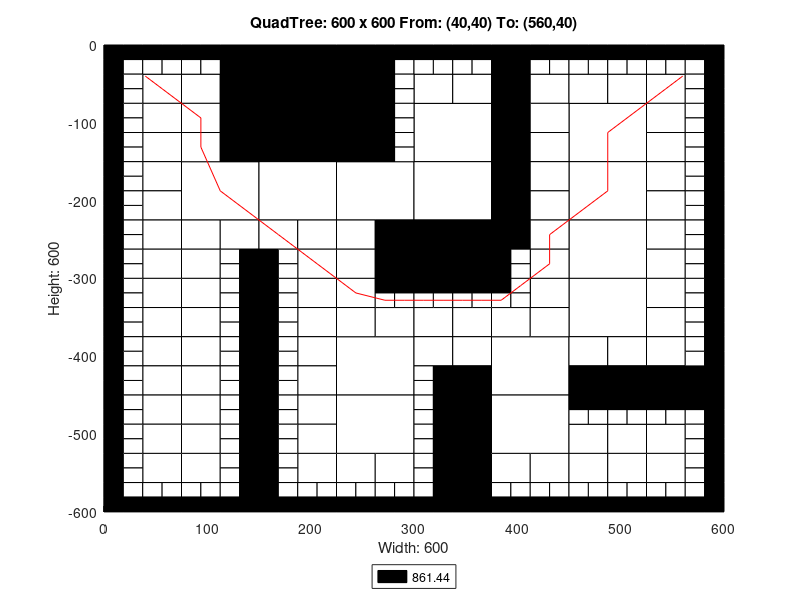

Reproduce this figure in MATLAB.
axis([0 600 -600 0]);
title('QuadTree: 600 x 600 From: (40,40) To: (560,40)');
xlabel('Width: 600');
ylabel('Height: 600');
rectangle('Position',[150 -75 75 75], 'FaceColor',[0 0 0]);
rectangle('Position',[150 -150 75 75], 'FaceColor',[0 0 0]);
rectangle('Position',[75 -225 75 75], 'FaceColor',[1 1 1]);
rectangle('Position',[150 -225 75 75], 'FaceColor',[1 1 1]);
rectangle('Position',[225 -225 75 75], 'FaceColor',[1 1 1]);
rectangle('Position',[300 -150 75 75], 'FaceColor',[1 1 1]);
rectangle('Position',[450 -150 75 75], 'FaceColor',[1 1 1]);
rectangle('Position',[300 -225 75 75], 'FaceColor',[1 1 1]);
rectangle('Position',[300 -300 75 75], 'FaceColor',[0 0 0]);
rectangle('Position',[450 -225 75 75], 'FaceColor',[1 1 1]);
rectangle('Position',[450 -300 75 75], 'FaceColor',[1 1 1]);
rectangle('Position',[225 -450 75 75], 'FaceColor',[1 1 1]);
rectangle('Position',[225 -525 75 75], 'FaceColor',[1 1 1]);
rectangle('Position',[375 -450 75 75], 'FaceColor',[1 1 1]);
rectangle('Position',[450 -375 75 75], 'FaceColor',[1 1 1]);
rectangle('Position',[375 -525 75 75], 'FaceColor',[1 1 1]);
rectangle('Position',[37.5 -75 37.5 37.5], 'FaceColor',[1 1 1]);
rectangle('Position',[112.5 -37.5 37.5 37.5], 'FaceColor',[0 0 0]);
rectangle('Position',[75 -75 37.5 37.5], 'FaceColor',[1 1 1]);
rectangle('Position',[112.5 -75 37.5 37.5], 'FaceColor',[0 0 0]);
rectangle('Position',[37.5 -112.5 37.5 37.5], 'FaceColor',[1 1 1]);
rectangle('Position',[37.5 -150 37.5 37.5], 'FaceColor',[1 1 1]);
rectangle('Position',[75 -112.5 37.5 37.5], 'FaceColor',[1 1 1]);
rectangle('Position',[112.5 -112.5 37.5 37.5], 'FaceColor',[0 0 0]);
rectangle('Position',[75 -150 37.5 37.5], 'FaceColor',[1 1 1]);
rectangle('Position',[112.5 -150 37.5 37.5], 'FaceColor',[0 0 0]);
rectangle('Position',[225 -37.5 37.5 37.5], 'FaceColor',[0 0 0]);
rectangle('Position',[225 -75 37.5 37.5], 'FaceColor',[0 0 0]);
rectangle('Position',[225 -112.5 37.5 37.5], 'FaceColor',[0 0 0]);
rectangle('Position',[225 -150 37.5 37.5], 'FaceColor',[0 0 0]);
rectangle('Position',[37.5 -187.5 37.5 37.5], 'FaceColor',[1 1 1]);
rectangle('Position',[37.5 -225 37.5 37.5], 'FaceColor',[1 1 1]);
rectangle('Position',[37.5 -262.5 37.5 37.5], 'FaceColor',[1 1 1]);
rectangle('Position',[37.5 -300 37.5 37.5], 'FaceColor',[1 1 1]);
rectangle('Position',[75 -262.5 37.5 37.5], 'FaceColor',[1 1 1]);
rectangle('Position',[112.5 -262.5 37.5 37.5], 'FaceColor',[1 1 1]);
rectangle('Position',[75 -300 37.5 37.5], 'FaceColor',[1 1 1]);
rectangle('Position',[150 -262.5 37.5 37.5], 'FaceColor',[1 1 1]);
rectangle('Position',[187.5 -262.5 37.5 37.5], 'FaceColor',[1 1 1]);
rectangle('Position',[187.5 -300 37.5 37.5], 'FaceColor',[1 1 1]);
rectangle('Position',[225 -262.5 37.5 37.5], 'FaceColor',[1 1 1]);
rectangle('Position',[262.5 -262.5 37.5 37.5], 'FaceColor',[0 0 0]);
rectangle('Position',[225 -300 37.5 37.5], 'FaceColor',[1 1 1]);
rectangle('Position',[262.5 -300 37.5 37.5], 'FaceColor',[0 0 0]);
rectangle('Position',[300 -75 37.5 37.5], 'FaceColor',[1 1 1]);
rectangle('Position',[337.5 -75 37.5 37.5], 'FaceColor',[1 1 1]);
rectangle('Position',[375 -37.5 37.5 37.5], 'FaceColor',[0 0 0]);
rectangle('Position',[375 -75 37.5 37.5], 'FaceColor',[0 0 0]);
rectangle('Position',[412.5 -75 37.5 37.5], 'FaceColor',[1 1 1]);
rectangle('Position',[375 -112.5 37.5 37.5], 'FaceColor',[0 0 0]);
rectangle('Position',[412.5 -112.5 37.5 37.5], 'FaceColor',[1 1 1]);
rectangle('Position',[375 -150 37.5 37.5], 'FaceColor',[0 0 0]);
rectangle('Position',[412.5 -150 37.5 37.5], 'FaceColor',[1 1 1]);
rectangle('Position',[450 -75 37.5 37.5], 'FaceColor',[1 1 1]);
rectangle('Position',[487.5 -75 37.5 37.5], 'FaceColor',[1 1 1]);
rectangle('Position',[525 -75 37.5 37.5], 'FaceColor',[1 1 1]);
rectangle('Position',[525 -112.5 37.5 37.5], 'FaceColor',[1 1 1]);
rectangle('Position',[525 -150 37.5 37.5], 'FaceColor',[1 1 1]);
rectangle('Position',[375 -187.5 37.5 37.5], 'FaceColor',[0 0 0]);
rectangle('Position',[412.5 -187.5 37.5 37.5], 'FaceColor',[1 1 1]);
rectangle('Position',[375 -225 37.5 37.5], 'FaceColor',[0 0 0]);
rectangle('Position',[412.5 -225 37.5 37.5], 'FaceColor',[1 1 1]);
rectangle('Position',[375 -262.5 37.5 37.5], 'FaceColor',[0 0 0]);
rectangle('Position',[412.5 -262.5 37.5 37.5], 'FaceColor',[1 1 1]);
rectangle('Position',[412.5 -300 37.5 37.5], 'FaceColor',[1 1 1]);
rectangle('Position',[525 -187.5 37.5 37.5], 'FaceColor',[1 1 1]);
rectangle('Position',[525 -225 37.5 37.5], 'FaceColor',[1 1 1]);
rectangle('Position',[525 -262.5 37.5 37.5], 'FaceColor',[1 1 1]);
rectangle('Position',[525 -300 37.5 37.5], 'FaceColor',[1 1 1]);
rectangle('Position',[37.5 -337.5 37.5 37.5], 'FaceColor',[1 1 1]);
rectangle('Position',[37.5 -375 37.5 37.5], 'FaceColor',[1 1 1]);
rectangle('Position',[75 -337.5 37.5 37.5], 'FaceColor',[1 1 1]);
rectangle('Position',[75 -375 37.5 37.5], 'FaceColor',[1 1 1]);
rectangle('Position',[37.5 -412.5 37.5 37.5], 'FaceColor',[1 1 1]);
rectangle('Position',[37.5 -450 37.5 37.5], 'FaceColor',[1 1 1]);
rectangle('Position',[75 -412.5 37.5 37.5], 'FaceColor',[1 1 1]);
rectangle('Position',[75 -450 37.5 37.5], 'FaceColor',[1 1 1]);
rectangle('Position',[187.5 -337.5 37.5 37.5], 'FaceColor',[1 1 1]);
rectangle('Position',[187.5 -375 37.5 37.5], 'FaceColor',[1 1 1]);
rectangle('Position',[225 -337.5 37.5 37.5], 'FaceColor',[1 1 1]);
rectangle('Position',[225 -375 37.5 37.5], 'FaceColor',[1 1 1]);
rectangle('Position',[262.5 -375 37.5 37.5], 'FaceColor',[1 1 1]);
rectangle('Position',[187.5 -412.5 37.5 37.5], 'FaceColor',[1 1 1]);
rectangle('Position',[187.5 -450 37.5 37.5], 'FaceColor',[1 1 1]);
rectangle('Position',[37.5 -487.5 37.5 37.5], 'FaceColor',[1 1 1]);
rectangle('Position',[37.5 -525 37.5 37.5], 'FaceColor',[1 1 1]);
rectangle('Position',[75 -487.5 37.5 37.5], 'FaceColor',[1 1 1]);
rectangle('Position',[75 -525 37.5 37.5], 'FaceColor',[1 1 1]);
rectangle('Position',[37.5 -562.5 37.5 37.5], 'FaceColor',[1 1 1]);
rectangle('Position',[75 -562.5 37.5 37.5], 'FaceColor',[1 1 1]);
rectangle('Position',[187.5 -487.5 37.5 37.5], 'FaceColor',[1 1 1]);
rectangle('Position',[187.5 -525 37.5 37.5], 'FaceColor',[1 1 1]);
rectangle('Position',[187.5 -562.5 37.5 37.5], 'FaceColor',[1 1 1]);
rectangle('Position',[225 -562.5 37.5 37.5], 'FaceColor',[1 1 1]);
rectangle('Position',[262.5 -562.5 37.5 37.5], 'FaceColor',[1 1 1]);
rectangle('Position',[300 -375 37.5 37.5], 'FaceColor',[1 1 1]);
rectangle('Position',[337.5 -375 37.5 37.5], 'FaceColor',[1 1 1]);
rectangle('Position',[412.5 -337.5 37.5 37.5], 'FaceColor',[1 1 1]);
rectangle('Position',[375 -375 37.5 37.5], 'FaceColor',[1 1 1]);
rectangle('Position',[412.5 -375 37.5 37.5], 'FaceColor',[1 1 1]);
rectangle('Position',[300 -412.5 37.5 37.5], 'FaceColor',[1 1 1]);
rectangle('Position',[337.5 -412.5 37.5 37.5], 'FaceColor',[1 1 1]);
rectangle('Position',[337.5 -450 37.5 37.5], 'FaceColor',[0 0 0]);
rectangle('Position',[525 -337.5 37.5 37.5], 'FaceColor',[1 1 1]);
rectangle('Position',[525 -375 37.5 37.5], 'FaceColor',[1 1 1]);
rectangle('Position',[450 -412.5 37.5 37.5], 'FaceColor',[1 1 1]);
rectangle('Position',[487.5 -412.5 37.5 37.5], 'FaceColor',[1 1 1]);
rectangle('Position',[450 -450 37.5 37.5], 'FaceColor',[0 0 0]);
rectangle('Position',[487.5 -450 37.5 37.5], 'FaceColor',[0 0 0]);
rectangle('Position',[525 -412.5 37.5 37.5], 'FaceColor',[1 1 1]);
rectangle('Position',[525 -450 37.5 37.5], 'FaceColor',[0 0 0]);
rectangle('Position',[562.5 -450 37.5 37.5], 'FaceColor',[0 0 0]);
rectangle('Position',[337.5 -487.5 37.5 37.5], 'FaceColor',[0 0 0]);
rectangle('Position',[337.5 -525 37.5 37.5], 'FaceColor',[0 0 0]);
rectangle('Position',[337.5 -562.5 37.5 37.5], 'FaceColor',[0 0 0]);
rectangle('Position',[337.5 -600 37.5 37.5], 'FaceColor',[0 0 0]);
rectangle('Position',[375 -562.5 37.5 37.5], 'FaceColor',[1 1 1]);
rectangle('Position',[412.5 -562.5 37.5 37.5], 'FaceColor',[1 1 1]);
rectangle('Position',[450 -525 37.5 37.5], 'FaceColor',[1 1 1]);
rectangle('Position',[487.5 -525 37.5 37.5], 'FaceColor',[1 1 1]);
rectangle('Position',[525 -525 37.5 37.5], 'FaceColor',[1 1 1]);
rectangle('Position',[450 -562.5 37.5 37.5], 'FaceColor',[1 1 1]);
rectangle('Position',[487.5 -562.5 37.5 37.5], 'FaceColor',[1 1 1]);
rectangle('Position',[525 -562.5 37.5 37.5], 'FaceColor',[1 1 1]);
rectangle('Position',[0 -18.75 18.75 18.75], 'FaceColor',[0 0 0]);
rectangle('Position',[18.75 -18.75 18.75 18.75], 'FaceColor',[0 0 0]);
rectangle('Position',[0 -37.5 18.75 18.75], 'FaceColor',[0 0 0]);
rectangle('Position',[18.75 -37.5 18.75 18.75], 'FaceColor',[1 1 1]);
rectangle('Position',[37.5 -18.75 18.75 18.75], 'FaceColor',[0 0 0]);
rectangle('Position',[56.25 -18.75 18.75 18.75], 'FaceColor',[0 0 0]);
rectangle('Position',[37.5 -37.5 18.75 18.75], 'FaceColor',[1 1 1]);
rectangle('Position',[56.25 -37.5 18.75 18.75], 'FaceColor',[1 1 1]);
rectangle('Position',[0 -56.25 18.75 18.75], 'FaceColor',[0 0 0]);
rectangle('Position',[18.75 -56.25 18.75 18.75], 'FaceColor',[1 1 1]);
rectangle('Position',[0 -75 18.75 18.75], 'FaceColor',[0 0 0]);
rectangle('Position',[18.75 -75 18.75 18.75], 'FaceColor',[1 1 1]);
rectangle('Position',[75 -18.75 18.75 18.75], 'FaceColor',[0 0 0]);
rectangle('Position',[93.75 -18.75 18.75 18.75], 'FaceColor',[0 0 0]);
rectangle('Position',[75 -37.5 18.75 18.75], 'FaceColor',[1 1 1]);
rectangle('Position',[93.75 -37.5 18.75 18.75], 'FaceColor',[1 1 1]);
rectangle('Position',[0 -93.75 18.75 18.75], 'FaceColor',[0 0 0]);
rectangle('Position',[18.75 -93.75 18.75 18.75], 'FaceColor',[1 1 1]);
rectangle('Position',[0 -112.5 18.75 18.75], 'FaceColor',[0 0 0]);
rectangle('Position',[18.75 -112.5 18.75 18.75], 'FaceColor',[1 1 1]);
rectangle('Position',[0 -131.25 18.75 18.75], 'FaceColor',[0 0 0]);
rectangle('Position',[18.75 -131.25 18.75 18.75], 'FaceColor',[1 1 1]);
rectangle('Position',[0 -150 18.75 18.75], 'FaceColor',[0 0 0]);
rectangle('Position',[18.75 -150 18.75 18.75], 'FaceColor',[1 1 1]);
rectangle('Position',[262.5 -18.75 18.75 18.75], 'FaceColor',[0 0 0]);
rectangle('Position',[281.25 -18.75 18.75 18.75], 'FaceColor',[0 0 0]);
rectangle('Position',[262.5 -37.5 18.75 18.75], 'FaceColor',[0 0 0]);
rectangle('Position',[281.25 -37.5 18.75 18.75], 'FaceColor',[1 1 1]);
rectangle('Position',[262.5 -56.25 18.75 18.75], 'FaceColor',[0 0 0]);
rectangle('Position',[281.25 -56.25 18.75 18.75], 'FaceColor',[1 1 1]);
rectangle('Position',[262.5 -75 18.75 18.75], 'FaceColor',[0 0 0]);
rectangle('Position',[281.25 -75 18.75 18.75], 'FaceColor',[1 1 1]);
rectangle('Position',[262.5 -93.75 18.75 18.75], 'FaceColor',[0 0 0]);
rectangle('Position',[281.25 -93.75 18.75 18.75], 'FaceColor',[1 1 1]);
rectangle('Position',[262.5 -112.5 18.75 18.75], 'FaceColor',[0 0 0]);
rectangle('Position',[281.25 -112.5 18.75 18.75], 'FaceColor',[1 1 1]);
rectangle('Position',[262.5 -131.25 18.75 18.75], 'FaceColor',[0 0 0]);
rectangle('Position',[281.25 -131.25 18.75 18.75], 'FaceColor',[1 1 1]);
rectangle('Position',[262.5 -150 18.75 18.75], 'FaceColor',[0 0 0]);
rectangle('Position',[281.25 -150 18.75 18.75], 'FaceColor',[1 1 1]);
rectangle('Position',[0 -168.75 18.75 18.75], 'FaceColor',[0 0 0]);
rectangle('Position',[18.75 -168.75 18.75 18.75], 'FaceColor',[1 1 1]);
rectangle('Position',[0 -187.5 18.75 18.75], 'FaceColor',[0 0 0]);
rectangle('Position',[18.75 -187.5 18.75 18.75], 'FaceColor',[1 1 1]);
rectangle('Position',[0 -206.25 18.75 18.75], 'FaceColor',[0 0 0]);
rectangle('Position',[18.75 -206.25 18.75 18.75], 'FaceColor',[1 1 1]);
rectangle('Position',[0 -225 18.75 18.75], 'FaceColor',[0 0 0]);
rectangle('Position',[18.75 -225 18.75 18.75], 'FaceColor',[1 1 1]);
rectangle('Position',[0 -243.75 18.75 18.75], 'FaceColor',[0 0 0]);
rectangle('Position',[18.75 -243.75 18.75 18.75], 'FaceColor',[1 1 1]);
rectangle('Position',[0 -262.5 18.75 18.75], 'FaceColor',[0 0 0]);
rectangle('Position',[18.75 -262.5 18.75 18.75], 'FaceColor',[1 1 1]);
rectangle('Position',[0 -281.25 18.75 18.75], 'FaceColor',[0 0 0]);
rectangle('Position',[18.75 -281.25 18.75 18.75], 'FaceColor',[1 1 1]);
rectangle('Position',[0 -300 18.75 18.75], 'FaceColor',[0 0 0]);
rectangle('Position',[18.75 -300 18.75 18.75], 'FaceColor',[1 1 1]);
rectangle('Position',[112.5 -281.25 18.75 18.75], 'FaceColor',[1 1 1]);
rectangle('Position',[131.25 -281.25 18.75 18.75], 'FaceColor',[0 0 0]);
rectangle('Position',[112.5 -300 18.75 18.75], 'FaceColor',[1 1 1]);
rectangle('Position',[131.25 -300 18.75 18.75], 'FaceColor',[0 0 0]);
rectangle('Position',[150 -281.25 18.75 18.75], 'FaceColor',[0 0 0]);
rectangle('Position',[168.75 -281.25 18.75 18.75], 'FaceColor',[1 1 1]);
rectangle('Position',[150 -300 18.75 18.75], 'FaceColor',[0 0 0]);
rectangle('Position',[168.75 -300 18.75 18.75], 'FaceColor',[1 1 1]);
rectangle('Position',[300 -18.75 18.75 18.75], 'FaceColor',[0 0 0]);
rectangle('Position',[318.75 -18.75 18.75 18.75], 'FaceColor',[0 0 0]);
rectangle('Position',[300 -37.5 18.75 18.75], 'FaceColor',[1 1 1]);
rectangle('Position',[318.75 -37.5 18.75 18.75], 'FaceColor',[1 1 1]);
rectangle('Position',[337.5 -18.75 18.75 18.75], 'FaceColor',[0 0 0]);
rectangle('Position',[356.25 -18.75 18.75 18.75], 'FaceColor',[0 0 0]);
rectangle('Position',[337.5 -37.5 18.75 18.75], 'FaceColor',[1 1 1]);
rectangle('Position',[356.25 -37.5 18.75 18.75], 'FaceColor',[1 1 1]);
rectangle('Position',[412.5 -18.75 18.75 18.75], 'FaceColor',[0 0 0]);
rectangle('Position',[431.25 -18.75 18.75 18.75], 'FaceColor',[0 0 0]);
rectangle('Position',[412.5 -37.5 18.75 18.75], 'FaceColor',[1 1 1]);
rectangle('Position',[431.25 -37.5 18.75 18.75], 'FaceColor',[1 1 1]);
rectangle('Position',[450 -18.75 18.75 18.75], 'FaceColor',[0 0 0]);
rectangle('Position',[468.75 -18.75 18.75 18.75], 'FaceColor',[0 0 0]);
rectangle('Position',[450 -37.5 18.75 18.75], 'FaceColor',[1 1 1]);
rectangle('Position',[468.75 -37.5 18.75 18.75], 'FaceColor',[1 1 1]);
rectangle('Position',[487.5 -18.75 18.75 18.75], 'FaceColor',[0 0 0]);
rectangle('Position',[506.25 -18.75 18.75 18.75], 'FaceColor',[0 0 0]);
rectangle('Position',[487.5 -37.5 18.75 18.75], 'FaceColor',[1 1 1]);
rectangle('Position',[506.25 -37.5 18.75 18.75], 'FaceColor',[1 1 1]);
rectangle('Position',[525 -18.75 18.75 18.75], 'FaceColor',[0 0 0]);
rectangle('Position',[543.75 -18.75 18.75 18.75], 'FaceColor',[0 0 0]);
rectangle('Position',[525 -37.5 18.75 18.75], 'FaceColor',[1 1 1]);
rectangle('Position',[543.75 -37.5 18.75 18.75], 'FaceColor',[1 1 1]);
rectangle('Position',[562.5 -18.75 18.75 18.75], 'FaceColor',[0 0 0]);
rectangle('Position',[581.25 -18.75 18.75 18.75], 'FaceColor',[0 0 0]);
rectangle('Position',[562.5 -37.5 18.75 18.75], 'FaceColor',[1 1 1]);
rectangle('Position',[581.25 -37.5 18.75 18.75], 'FaceColor',[0 0 0]);
rectangle('Position',[562.5 -56.25 18.75 18.75], 'FaceColor',[1 1 1]);
rectangle('Position',[581.25 -56.25 18.75 18.75], 'FaceColor',[0 0 0]);
rectangle('Position',[562.5 -75 18.75 18.75], 'FaceColor',[1 1 1]);
rectangle('Position',[581.25 -75 18.75 18.75], 'FaceColor',[0 0 0]);
rectangle('Position',[562.5 -93.75 18.75 18.75], 'FaceColor',[1 1 1]);
rectangle('Position',[581.25 -93.75 18.75 18.75], 'FaceColor',[0 0 0]);
rectangle('Position',[562.5 -112.5 18.75 18.75], 'FaceColor',[1 1 1]);
rectangle('Position',[581.25 -112.5 18.75 18.75], 'FaceColor',[0 0 0]);
rectangle('Position',[562.5 -131.25 18.75 18.75], 'FaceColor',[1 1 1]);
rectangle('Position',[581.25 -131.25 18.75 18.75], 'FaceColor',[0 0 0]);
rectangle('Position',[562.5 -150 18.75 18.75], 'FaceColor',[1 1 1]);
rectangle('Position',[581.25 -150 18.75 18.75], 'FaceColor',[0 0 0]);
rectangle('Position',[375 -281.25 18.75 18.75], 'FaceColor',[0 0 0]);
rectangle('Position',[393.75 -281.25 18.75 18.75], 'FaceColor',[1 1 1]);
rectangle('Position',[375 -300 18.75 18.75], 'FaceColor',[0 0 0]);
rectangle('Position',[393.75 -300 18.75 18.75], 'FaceColor',[1 1 1]);
rectangle('Position',[562.5 -168.75 18.75 18.75], 'FaceColor',[1 1 1]);
rectangle('Position',[581.25 -168.75 18.75 18.75], 'FaceColor',[0 0 0]);
rectangle('Position',[562.5 -187.5 18.75 18.75], 'FaceColor',[1 1 1]);
rectangle('Position',[581.25 -187.5 18.75 18.75], 'FaceColor',[0 0 0]);
rectangle('Position',[562.5 -206.25 18.75 18.75], 'FaceColor',[1 1 1]);
rectangle('Position',[581.25 -206.25 18.75 18.75], 'FaceColor',[0 0 0]);
rectangle('Position',[562.5 -225 18.75 18.75], 'FaceColor',[1 1 1]);
rectangle('Position',[581.25 -225 18.75 18.75], 'FaceColor',[0 0 0]);
rectangle('Position',[562.5 -243.75 18.75 18.75], 'FaceColor',[1 1 1]);
rectangle('Position',[581.25 -243.75 18.75 18.75], 'FaceColor',[0 0 0]);
rectangle('Position',[562.5 -262.5 18.75 18.75], 'FaceColor',[1 1 1]);
rectangle('Position',[581.25 -262.5 18.75 18.75], 'FaceColor',[0 0 0]);
rectangle('Position',[562.5 -281.25 18.75 18.75], 'FaceColor',[1 1 1]);
rectangle('Position',[581.25 -281.25 18.75 18.75], 'FaceColor',[0 0 0]);
rectangle('Position',[562.5 -300 18.75 18.75], 'FaceColor',[1 1 1]);
rectangle('Position',[581.25 -300 18.75 18.75], 'FaceColor',[0 0 0]);
rectangle('Position',[0 -318.75 18.75 18.75], 'FaceColor',[0 0 0]);
rectangle('Position',[18.75 -318.75 18.75 18.75], 'FaceColor',[1 1 1]);
rectangle('Position',[0 -337.5 18.75 18.75], 'FaceColor',[0 0 0]);
rectangle('Position',[18.75 -337.5 18.75 18.75], 'FaceColor',[1 1 1]);
rectangle('Position',[0 -356.25 18.75 18.75], 'FaceColor',[0 0 0]);
rectangle('Position',[18.75 -356.25 18.75 18.75], 'FaceColor',[1 1 1]);
rectangle('Position',[0 -375 18.75 18.75], 'FaceColor',[0 0 0]);
rectangle('Position',[18.75 -375 18.75 18.75], 'FaceColor',[1 1 1]);
rectangle('Position',[112.5 -318.75 18.75 18.75], 'FaceColor',[1 1 1]);
rectangle('Position',[131.25 -318.75 18.75 18.75], 'FaceColor',[0 0 0]);
rectangle('Position',[112.5 -337.5 18.75 18.75], 'FaceColor',[1 1 1]);
rectangle('Position',[131.25 -337.5 18.75 18.75], 'FaceColor',[0 0 0]);
rectangle('Position',[112.5 -356.25 18.75 18.75], 'FaceColor',[1 1 1]);
rectangle('Position',[131.25 -356.25 18.75 18.75], 'FaceColor',[0 0 0]);
rectangle('Position',[112.5 -375 18.75 18.75], 'FaceColor',[1 1 1]);
rectangle('Position',[131.25 -375 18.75 18.75], 'FaceColor',[0 0 0]);
rectangle('Position',[0 -393.75 18.75 18.75], 'FaceColor',[0 0 0]);
rectangle('Position',[18.75 -393.75 18.75 18.75], 'FaceColor',[1 1 1]);
rectangle('Position',[0 -412.5 18.75 18.75], 'FaceColor',[0 0 0]);
rectangle('Position',[18.75 -412.5 18.75 18.75], 'FaceColor',[1 1 1]);
rectangle('Position',[0 -431.25 18.75 18.75], 'FaceColor',[0 0 0]);
rectangle('Position',[18.75 -431.25 18.75 18.75], 'FaceColor',[1 1 1]);
rectangle('Position',[0 -450 18.75 18.75], 'FaceColor',[0 0 0]);
rectangle('Position',[18.75 -450 18.75 18.75], 'FaceColor',[1 1 1]);
rectangle('Position',[112.5 -393.75 18.75 18.75], 'FaceColor',[1 1 1]);
rectangle('Position',[131.25 -393.75 18.75 18.75], 'FaceColor',[0 0 0]);
rectangle('Position',[112.5 -412.5 18.75 18.75], 'FaceColor',[1 1 1]);
rectangle('Position',[131.25 -412.5 18.75 18.75], 'FaceColor',[0 0 0]);
rectangle('Position',[112.5 -431.25 18.75 18.75], 'FaceColor',[1 1 1]);
rectangle('Position',[131.25 -431.25 18.75 18.75], 'FaceColor',[0 0 0]);
rectangle('Position',[112.5 -450 18.75 18.75], 'FaceColor',[1 1 1]);
rectangle('Position',[131.25 -450 18.75 18.75], 'FaceColor',[0 0 0]);
rectangle('Position',[150 -318.75 18.75 18.75], 'FaceColor',[0 0 0]);
rectangle('Position',[168.75 -318.75 18.75 18.75], 'FaceColor',[1 1 1]);
rectangle('Position',[150 -337.5 18.75 18.75], 'FaceColor',[0 0 0]);
rectangle('Position',[168.75 -337.5 18.75 18.75], 'FaceColor',[1 1 1]);
rectangle('Position',[150 -356.25 18.75 18.75], 'FaceColor',[0 0 0]);
rectangle('Position',[168.75 -356.25 18.75 18.75], 'FaceColor',[1 1 1]);
rectangle('Position',[150 -375 18.75 18.75], 'FaceColor',[0 0 0]);
rectangle('Position',[168.75 -375 18.75 18.75], 'FaceColor',[1 1 1]);
rectangle('Position',[262.5 -318.75 18.75 18.75], 'FaceColor',[0 0 0]);
rectangle('Position',[281.25 -318.75 18.75 18.75], 'FaceColor',[0 0 0]);
rectangle('Position',[262.5 -337.5 18.75 18.75], 'FaceColor',[1 1 1]);
rectangle('Position',[281.25 -337.5 18.75 18.75], 'FaceColor',[1 1 1]);
rectangle('Position',[150 -393.75 18.75 18.75], 'FaceColor',[0 0 0]);
rectangle('Position',[168.75 -393.75 18.75 18.75], 'FaceColor',[1 1 1]);
rectangle('Position',[150 -412.5 18.75 18.75], 'FaceColor',[0 0 0]);
rectangle('Position',[168.75 -412.5 18.75 18.75], 'FaceColor',[1 1 1]);
rectangle('Position',[150 -431.25 18.75 18.75], 'FaceColor',[0 0 0]);
rectangle('Position',[168.75 -431.25 18.75 18.75], 'FaceColor',[1 1 1]);
rectangle('Position',[150 -450 18.75 18.75], 'FaceColor',[0 0 0]);
rectangle('Position',[168.75 -450 18.75 18.75], 'FaceColor',[1 1 1]);
rectangle('Position',[0 -468.75 18.75 18.75], 'FaceColor',[0 0 0]);
rectangle('Position',[18.75 -468.75 18.75 18.75], 'FaceColor',[1 1 1]);
rectangle('Position',[0 -487.5 18.75 18.75], 'FaceColor',[0 0 0]);
rectangle('Position',[18.75 -487.5 18.75 18.75], 'FaceColor',[1 1 1]);
rectangle('Position',[0 -506.25 18.75 18.75], 'FaceColor',[0 0 0]);
rectangle('Position',[18.75 -506.25 18.75 18.75], 'FaceColor',[1 1 1]);
rectangle('Position',[0 -525 18.75 18.75], 'FaceColor',[0 0 0]);
rectangle('Position',[18.75 -525 18.75 18.75], 'FaceColor',[1 1 1]);
rectangle('Position',[112.5 -468.75 18.75 18.75], 'FaceColor',[1 1 1]);
rectangle('Position',[131.25 -468.75 18.75 18.75], 'FaceColor',[0 0 0]);
rectangle('Position',[112.5 -487.5 18.75 18.75], 'FaceColor',[1 1 1]);
rectangle('Position',[131.25 -487.5 18.75 18.75], 'FaceColor',[0 0 0]);
rectangle('Position',[112.5 -506.25 18.75 18.75], 'FaceColor',[1 1 1]);
rectangle('Position',[131.25 -506.25 18.75 18.75], 'FaceColor',[0 0 0]);
rectangle('Position',[112.5 -525 18.75 18.75], 'FaceColor',[1 1 1]);
rectangle('Position',[131.25 -525 18.75 18.75], 'FaceColor',[0 0 0]);
rectangle('Position',[0 -543.75 18.75 18.75], 'FaceColor',[0 0 0]);
rectangle('Position',[18.75 -543.75 18.75 18.75], 'FaceColor',[1 1 1]);
rectangle('Position',[0 -562.5 18.75 18.75], 'FaceColor',[0 0 0]);
rectangle('Position',[18.75 -562.5 18.75 18.75], 'FaceColor',[1 1 1]);
rectangle('Position',[0 -581.25 18.75 18.75], 'FaceColor',[0 0 0]);
rectangle('Position',[18.75 -581.25 18.75 18.75], 'FaceColor',[1 1 1]);
rectangle('Position',[0 -600 18.75 18.75], 'FaceColor',[0 0 0]);
rectangle('Position',[18.75 -600 18.75 18.75], 'FaceColor',[0 0 0]);
rectangle('Position',[37.5 -581.25 18.75 18.75], 'FaceColor',[1 1 1]);
rectangle('Position',[56.25 -581.25 18.75 18.75], 'FaceColor',[1 1 1]);
rectangle('Position',[37.5 -600 18.75 18.75], 'FaceColor',[0 0 0]);
rectangle('Position',[56.25 -600 18.75 18.75], 'FaceColor',[0 0 0]);
rectangle('Position',[112.5 -543.75 18.75 18.75], 'FaceColor',[1 1 1]);
rectangle('Position',[131.25 -543.75 18.75 18.75], 'FaceColor',[0 0 0]);
rectangle('Position',[112.5 -562.5 18.75 18.75], 'FaceColor',[1 1 1]);
rectangle('Position',[131.25 -562.5 18.75 18.75], 'FaceColor',[0 0 0]);
rectangle('Position',[75 -581.25 18.75 18.75], 'FaceColor',[1 1 1]);
rectangle('Position',[93.75 -581.25 18.75 18.75], 'FaceColor',[1 1 1]);
rectangle('Position',[75 -600 18.75 18.75], 'FaceColor',[0 0 0]);
rectangle('Position',[93.75 -600 18.75 18.75], 'FaceColor',[0 0 0]);
rectangle('Position',[112.5 -581.25 18.75 18.75], 'FaceColor',[1 1 1]);
rectangle('Position',[131.25 -581.25 18.75 18.75], 'FaceColor',[0 0 0]);
rectangle('Position',[112.5 -600 18.75 18.75], 'FaceColor',[0 0 0]);
rectangle('Position',[131.25 -600 18.75 18.75], 'FaceColor',[0 0 0]);
rectangle('Position',[150 -468.75 18.75 18.75], 'FaceColor',[0 0 0]);
rectangle('Position',[168.75 -468.75 18.75 18.75], 'FaceColor',[1 1 1]);
rectangle('Position',[150 -487.5 18.75 18.75], 'FaceColor',[0 0 0]);
rectangle('Position',[168.75 -487.5 18.75 18.75], 'FaceColor',[1 1 1]);
rectangle('Position',[150 -506.25 18.75 18.75], 'FaceColor',[0 0 0]);
rectangle('Position',[168.75 -506.25 18.75 18.75], 'FaceColor',[1 1 1]);
rectangle('Position',[150 -525 18.75 18.75], 'FaceColor',[0 0 0]);
rectangle('Position',[168.75 -525 18.75 18.75], 'FaceColor',[1 1 1]);
rectangle('Position',[150 -543.75 18.75 18.75], 'FaceColor',[0 0 0]);
rectangle('Position',[168.75 -543.75 18.75 18.75], 'FaceColor',[1 1 1]);
rectangle('Position',[150 -562.5 18.75 18.75], 'FaceColor',[0 0 0]);
rectangle('Position',[168.75 -562.5 18.75 18.75], 'FaceColor',[1 1 1]);
rectangle('Position',[150 -581.25 18.75 18.75], 'FaceColor',[0 0 0]);
rectangle('Position',[168.75 -581.25 18.75 18.75], 'FaceColor',[1 1 1]);
rectangle('Position',[150 -600 18.75 18.75], 'FaceColor',[0 0 0]);
rectangle('Position',[168.75 -600 18.75 18.75], 'FaceColor',[0 0 0]);
rectangle('Position',[187.5 -581.25 18.75 18.75], 'FaceColor',[1 1 1]);
rectangle('Position',[206.25 -581.25 18.75 18.75], 'FaceColor',[1 1 1]);
rectangle('Position',[187.5 -600 18.75 18.75], 'FaceColor',[0 0 0]);
rectangle('Position',[206.25 -600 18.75 18.75], 'FaceColor',[0 0 0]);
rectangle('Position',[225 -581.25 18.75 18.75], 'FaceColor',[1 1 1]);
rectangle('Position',[243.75 -581.25 18.75 18.75], 'FaceColor',[1 1 1]);
rectangle('Position',[225 -600 18.75 18.75], 'FaceColor',[0 0 0]);
rectangle('Position',[243.75 -600 18.75 18.75], 'FaceColor',[0 0 0]);
rectangle('Position',[262.5 -581.25 18.75 18.75], 'FaceColor',[1 1 1]);
rectangle('Position',[281.25 -581.25 18.75 18.75], 'FaceColor',[1 1 1]);
rectangle('Position',[262.5 -600 18.75 18.75], 'FaceColor',[0 0 0]);
rectangle('Position',[281.25 -600 18.75 18.75], 'FaceColor',[0 0 0]);
rectangle('Position',[300 -318.75 18.75 18.75], 'FaceColor',[0 0 0]);
rectangle('Position',[318.75 -318.75 18.75 18.75], 'FaceColor',[0 0 0]);
rectangle('Position',[300 -337.5 18.75 18.75], 'FaceColor',[1 1 1]);
rectangle('Position',[318.75 -337.5 18.75 18.75], 'FaceColor',[1 1 1]);
rectangle('Position',[337.5 -318.75 18.75 18.75], 'FaceColor',[0 0 0]);
rectangle('Position',[356.25 -318.75 18.75 18.75], 'FaceColor',[0 0 0]);
rectangle('Position',[337.5 -337.5 18.75 18.75], 'FaceColor',[1 1 1]);
rectangle('Position',[356.25 -337.5 18.75 18.75], 'FaceColor',[1 1 1]);
rectangle('Position',[375 -318.75 18.75 18.75], 'FaceColor',[0 0 0]);
rectangle('Position',[393.75 -318.75 18.75 18.75], 'FaceColor',[1 1 1]);
rectangle('Position',[375 -337.5 18.75 18.75], 'FaceColor',[1 1 1]);
rectangle('Position',[393.75 -337.5 18.75 18.75], 'FaceColor',[1 1 1]);
rectangle('Position',[300 -431.25 18.75 18.75], 'FaceColor',[1 1 1]);
rectangle('Position',[318.75 -431.25 18.75 18.75], 'FaceColor',[0 0 0]);
rectangle('Position',[300 -450 18.75 18.75], 'FaceColor',[1 1 1]);
rectangle('Position',[318.75 -450 18.75 18.75], 'FaceColor',[0 0 0]);
rectangle('Position',[562.5 -318.75 18.75 18.75], 'FaceColor',[1 1 1]);
rectangle('Position',[581.25 -318.75 18.75 18.75], 'FaceColor',[0 0 0]);
rectangle('Position',[562.5 -337.5 18.75 18.75], 'FaceColor',[1 1 1]);
rectangle('Position',[581.25 -337.5 18.75 18.75], 'FaceColor',[0 0 0]);
rectangle('Position',[562.5 -356.25 18.75 18.75], 'FaceColor',[1 1 1]);
rectangle('Position',[581.25 -356.25 18.75 18.75], 'FaceColor',[0 0 0]);
rectangle('Position',[562.5 -375 18.75 18.75], 'FaceColor',[1 1 1]);
rectangle('Position',[581.25 -375 18.75 18.75], 'FaceColor',[0 0 0]);
rectangle('Position',[562.5 -393.75 18.75 18.75], 'FaceColor',[1 1 1]);
rectangle('Position',[581.25 -393.75 18.75 18.75], 'FaceColor',[0 0 0]);
rectangle('Position',[562.5 -412.5 18.75 18.75], 'FaceColor',[1 1 1]);
rectangle('Position',[581.25 -412.5 18.75 18.75], 'FaceColor',[0 0 0]);
rectangle('Position',[300 -468.75 18.75 18.75], 'FaceColor',[1 1 1]);
rectangle('Position',[318.75 -468.75 18.75 18.75], 'FaceColor',[0 0 0]);
rectangle('Position',[300 -487.5 18.75 18.75], 'FaceColor',[1 1 1]);
rectangle('Position',[318.75 -487.5 18.75 18.75], 'FaceColor',[0 0 0]);
rectangle('Position',[300 -506.25 18.75 18.75], 'FaceColor',[1 1 1]);
rectangle('Position',[318.75 -506.25 18.75 18.75], 'FaceColor',[0 0 0]);
rectangle('Position',[300 -525 18.75 18.75], 'FaceColor',[1 1 1]);
rectangle('Position',[318.75 -525 18.75 18.75], 'FaceColor',[0 0 0]);
rectangle('Position',[300 -543.75 18.75 18.75], 'FaceColor',[1 1 1]);
rectangle('Position',[318.75 -543.75 18.75 18.75], 'FaceColor',[0 0 0]);
rectangle('Position',[300 -562.5 18.75 18.75], 'FaceColor',[1 1 1]);
rectangle('Position',[318.75 -562.5 18.75 18.75], 'FaceColor',[0 0 0]);
rectangle('Position',[300 -581.25 18.75 18.75], 'FaceColor',[1 1 1]);
rectangle('Position',[318.75 -581.25 18.75 18.75], 'FaceColor',[0 0 0]);
rectangle('Position',[300 -600 18.75 18.75], 'FaceColor',[0 0 0]);
rectangle('Position',[318.75 -600 18.75 18.75], 'FaceColor',[0 0 0]);
rectangle('Position',[375 -581.25 18.75 18.75], 'FaceColor',[1 1 1]);
rectangle('Position',[393.75 -581.25 18.75 18.75], 'FaceColor',[1 1 1]);
rectangle('Position',[375 -600 18.75 18.75], 'FaceColor',[0 0 0]);
rectangle('Position',[393.75 -600 18.75 18.75], 'FaceColor',[0 0 0]);
rectangle('Position',[412.5 -581.25 18.75 18.75], 'FaceColor',[1 1 1]);
rectangle('Position',[431.25 -581.25 18.75 18.75], 'FaceColor',[1 1 1]);
rectangle('Position',[412.5 -600 18.75 18.75], 'FaceColor',[0 0 0]);
rectangle('Position',[431.25 -600 18.75 18.75], 'FaceColor',[0 0 0]);
rectangle('Position',[450 -468.75 18.75 18.75], 'FaceColor',[0 0 0]);
rectangle('Position',[468.75 -468.75 18.75 18.75], 'FaceColor',[0 0 0]);
rectangle('Position',[450 -487.5 18.75 18.75], 'FaceColor',[1 1 1]);
rectangle('Position',[468.75 -487.5 18.75 18.75], 'FaceColor',[1 1 1]);
rectangle('Position',[487.5 -468.75 18.75 18.75], 'FaceColor',[0 0 0]);
rectangle('Position',[506.25 -468.75 18.75 18.75], 'FaceColor',[0 0 0]);
rectangle('Position',[487.5 -487.5 18.75 18.75], 'FaceColor',[1 1 1]);
rectangle('Position',[506.25 -487.5 18.75 18.75], 'FaceColor',[1 1 1]);
rectangle('Position',[525 -468.75 18.75 18.75], 'FaceColor',[0 0 0]);
rectangle('Position',[543.75 -468.75 18.75 18.75], 'FaceColor',[0 0 0]);
rectangle('Position',[525 -487.5 18.75 18.75], 'FaceColor',[1 1 1]);
rectangle('Position',[543.75 -487.5 18.75 18.75], 'FaceColor',[1 1 1]);
rectangle('Position',[562.5 -468.75 18.75 18.75], 'FaceColor',[0 0 0]);
rectangle('Position',[581.25 -468.75 18.75 18.75], 'FaceColor',[0 0 0]);
rectangle('Position',[562.5 -487.5 18.75 18.75], 'FaceColor',[1 1 1]);
rectangle('Position',[581.25 -487.5 18.75 18.75], 'FaceColor',[0 0 0]);
rectangle('Position',[562.5 -506.25 18.75 18.75], 'FaceColor',[1 1 1]);
rectangle('Position',[581.25 -506.25 18.75 18.75], 'FaceColor',[0 0 0]);
rectangle('Position',[562.5 -525 18.75 18.75], 'FaceColor',[1 1 1]);
rectangle('Position',[581.25 -525 18.75 18.75], 'FaceColor',[0 0 0]);
rectangle('Position',[450 -581.25 18.75 18.75], 'FaceColor',[1 1 1]);
rectangle('Position',[468.75 -581.25 18.75 18.75], 'FaceColor',[1 1 1]);
rectangle('Position',[450 -600 18.75 18.75], 'FaceColor',[0 0 0]);
rectangle('Position',[468.75 -600 18.75 18.75], 'FaceColor',[0 0 0]);
rectangle('Position',[487.5 -581.25 18.75 18.75], 'FaceColor',[1 1 1]);
rectangle('Position',[506.25 -581.25 18.75 18.75], 'FaceColor',[1 1 1]);
rectangle('Position',[487.5 -600 18.75 18.75], 'FaceColor',[0 0 0]);
rectangle('Position',[506.25 -600 18.75 18.75], 'FaceColor',[0 0 0]);
rectangle('Position',[562.5 -543.75 18.75 18.75], 'FaceColor',[1 1 1]);
rectangle('Position',[581.25 -543.75 18.75 18.75], 'FaceColor',[0 0 0]);
rectangle('Position',[562.5 -562.5 18.75 18.75], 'FaceColor',[1 1 1]);
rectangle('Position',[581.25 -562.5 18.75 18.75], 'FaceColor',[0 0 0]);
rectangle('Position',[525 -581.25 18.75 18.75], 'FaceColor',[1 1 1]);
rectangle('Position',[543.75 -581.25 18.75 18.75], 'FaceColor',[1 1 1]);
rectangle('Position',[525 -600 18.75 18.75], 'FaceColor',[0 0 0]);
rectangle('Position',[543.75 -600 18.75 18.75], 'FaceColor',[0 0 0]);
rectangle('Position',[562.5 -581.25 18.75 18.75], 'FaceColor',[1 1 1]);
rectangle('Position',[581.25 -581.25 18.75 18.75], 'FaceColor',[0 0 0]);
rectangle('Position',[562.5 -600 18.75 18.75], 'FaceColor',[0 0 0]);
rectangle('Position',[581.25 -600 18.75 18.75], 'FaceColor',[0 0 0]);
X=[560,543.75,487.5,487.5,431.25,431.25,403.125,384.375,365.625,346.875,328.125,309.375,290.625,271.875,243.75,206.25,168.75,112.5,93.75,93.75,56.25,40];
Y=[-40,-56.25,-112.5,-187.5,-243.75,-281.25,-309.375,-328.125,-328.125,-328.125,-328.125,-328.125,-328.125,-328.125,-318.75,-281.25,-243.75,-187.5,-131.25,-93.75,-56.25,-40];
hold on;
plot(X,Y,'r');
legend('861.44','Location','southoutside');
